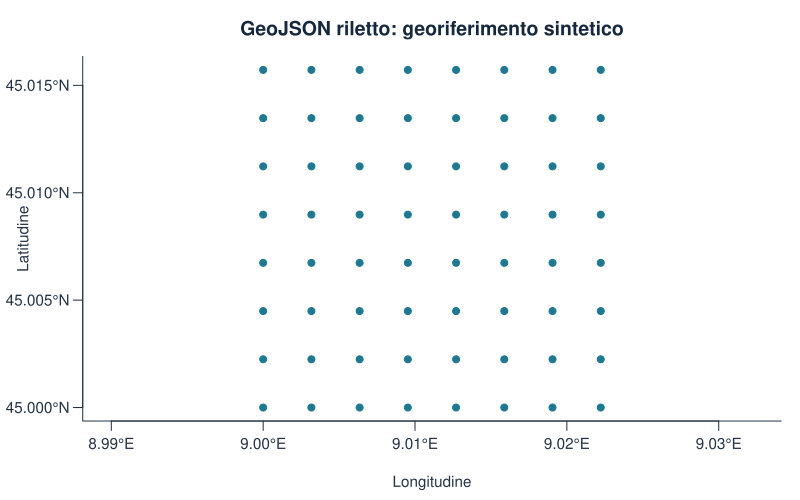

Write the R code that produced this figure.
q <- q[match(d$id,q$id),]
attributi <- sf::st_drop_geometry(q)
coordinate <- sf::st_coordinates(sf::st_transform(q,"OGC:CRS84"))
numeriche <- names(d)[vapply(d,is.numeric,logical(1))]
differenze <- vapply(numeriche,function(n) max(abs(attributi[[n]]-d[[n]])),numeric(1))
audit <- data.frame(colonna=numeriche,massimo_scarto=unname(differenze),tolleranza=1e-8)
audit
audit_geometria <- data.frame(asse=c("longitudine","latitudine"),
  massimo_scarto_gradi=c(max(abs(coordinate[,1]-d$lon)),max(abs(coordinate[,2]-d$lat))),
  tolleranza_gradi=1e-7)
audit_geometria
write.csv(audit_geometria,percorso_risultati("audit_geometria_GeoJSON.csv"),row.names=FALSE)
stopifnot(identical(as.character(q$id),d$id),identical(as.character(q$area),d$area),
  all(differenze<1e-8),max(abs(coordinate[,1]-d$lon))<1e-7,
  max(abs(coordinate[,2]-d$lat))<1e-7,all(sf::st_geometry_type(q)=="POINT"))
write.csv(audit,percorso_risultati("audit_GeoJSON.csv"),row.names=FALSE)
scheda <- c("64 siti SINTETICI; concentrazione in unita arbitrarie.",
  "GeoJSON RFC7946: geometria geografica WGS84, ordine longitudine-latitudine.",
  "Coordinate serializzate con dieci decimali; la precisione non e accuratezza di rilievo.",
  "Attributi x_m/y_m: piano locale metrico senza EPSG; non sono offset UTM.",
  "Attributi lon/lat: georiferimento sintetico approssimato del corso.",
  "Verifica per ID: geometrie POINT, coordinate, numerosita e attributi.",
  paste("sf",packageVersion("sf")),capture.output(sf::sf_extSoftVersion()))
writeLines(scheda,percorso_risultati("scheda_consegna.txt"),useBytes=TRUE)
stile_grafico()
plot(sf::st_geometry(q),axes=TRUE,pch=19,col=palette_geo[1],
  main="GeoJSON riletto: georiferimento sintetico",xlab="Longitudine",ylab="Latitudine")
